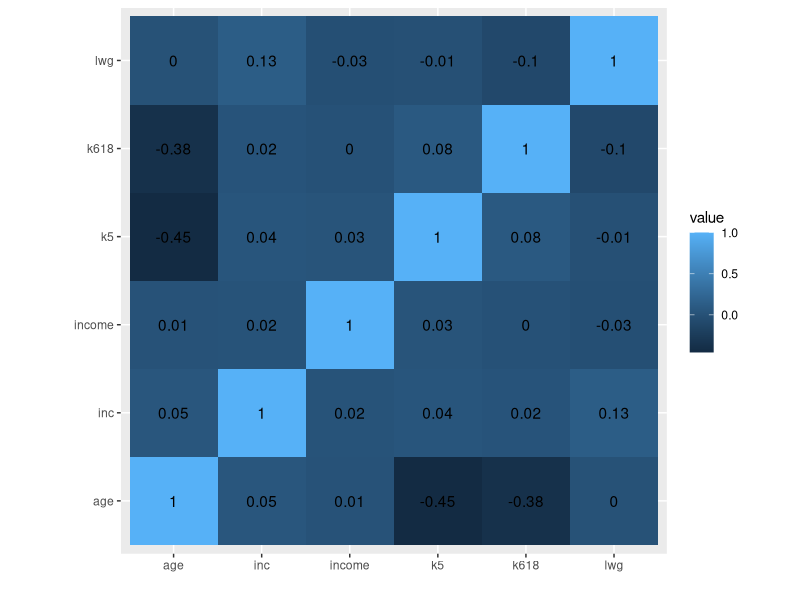
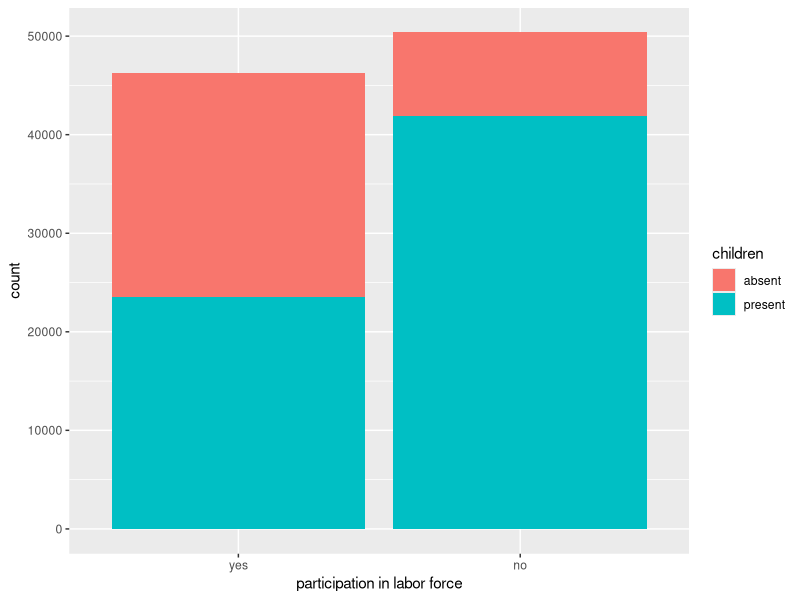
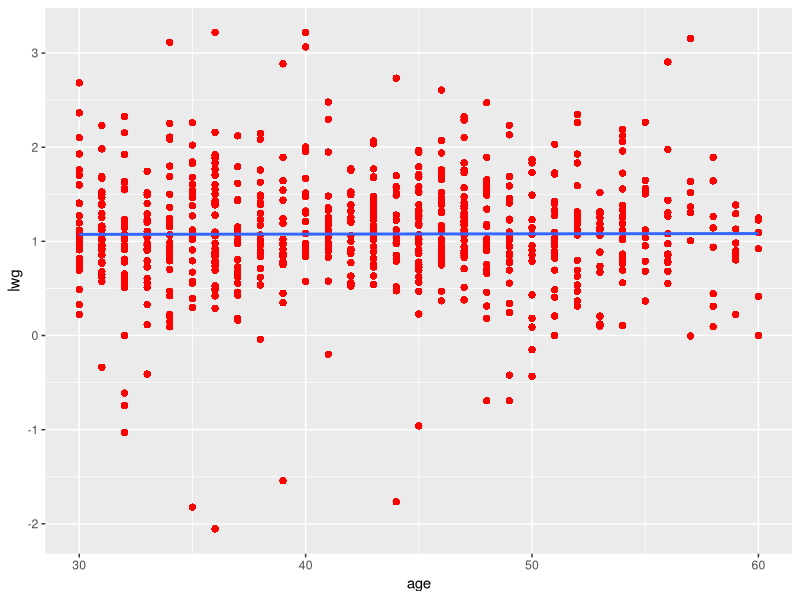
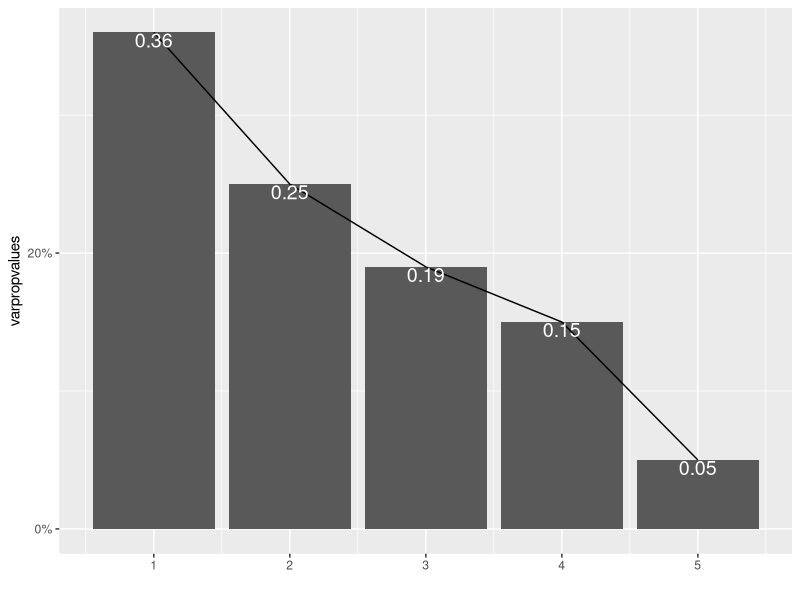
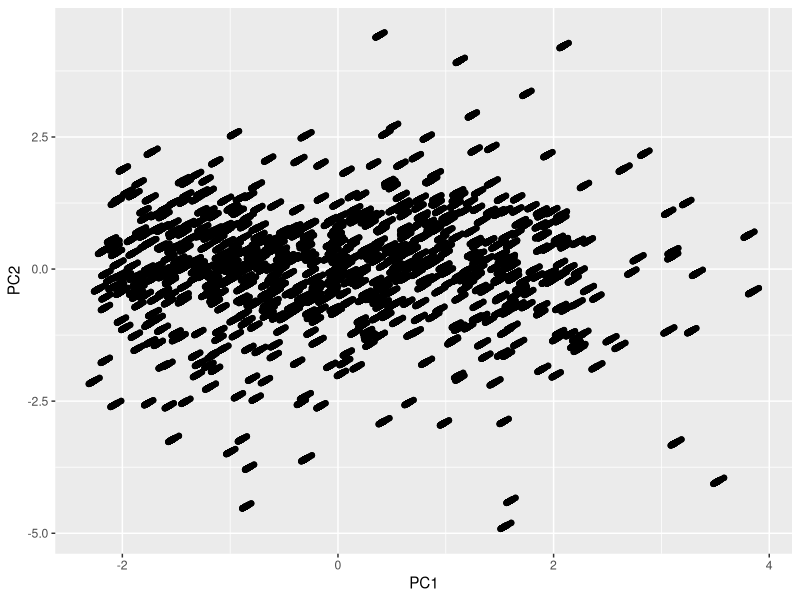

Source code (R) for these figures, in order:
## ---- chunk 1
knitr::opts_chunk$set(echo = TRUE, eval = TRUE, fig.align = "center", warning = F, message = F,
tidy=TRUE, tidy.opts=list(width.cutoff=60), R.options=list(max.print=100))
## ---- chunk 2
library(tidyverse)
library(dplyr)
library(carData)
head(Mroz)
head(Womenlf)
Womenlf <- Womenlf %>% rename(c("income"="hincome","particip"="partic"))
Mroz <- Mroz %>% rename(c("particip"="lfp"))
Womenlf <- Womenlf %>% mutate(particip=recode(particip,`not.work`="no",`fulltime`="yes",'parttime'="yes"))
joindata <- left_join(Womenlf,Mroz)

## ---- chunk 3
joindata %>% na.omit %>% filter(children == "present") %>% arrange(income) %>% head
joindata %>% na.omit %>% select(particip,income) %>% arrange(desc(income)) %>% head
joindata %>% filter(children == "absent") %>% summarize(mean(income)) %>% head
joindata %>% filter(children == "present") %>% summarize(mean(income)) %>% head

joindata %>% na.omit %>% summarize(sd(income)) 
joindata %>% na.omit %>% summarize(mean(k5)) 
joindata %>% na.omit %>% summarize(min(k618)) 
joindata %>% na.omit %>% summarize(max(age)) 
joindata %>% na.omit %>% summarize(n_distinct(lwg)) 

joindata %>% na.omit %>% group_by(particip) %>% summarize(mean(income)) 
joindata %>% na.omit %>% group_by(region,particip) %>% summarize(sd(k5)) 
joindata %>% na.omit %>% group_by(children) %>% summarize(max(k618)) 
joindata %>% na.omit %>% group_by(particip) %>% summarize(n_distinct(age)) 
joindata %>% na.omit %>% group_by(region) %>% summarize(max(lwg))


## ---- chunk 4
joindata_onlynum <- joindata %>% na.omit %>% select_if(is.numeric)
eigen(cor(joindata_onlynum))

## ---- chunk 5
library(ggplot2)
joindata %>% na.omit %>% select_if(is.numeric) %>% cor %>% as.data.frame %>% rownames_to_column %>% pivot_longer(-1) %>% ggplot(aes(rowname,name,fill=value,stat="summary"))+geom_tile()+ geom_text(aes(label=round(value,2)))+ xlab("")+ylab("")+coord_fixed()

joindata %>% ggplot(aes(x=particip,fill=children,stat="summary"))+geom_bar()  + xlab("participation in labor force")

joindata %>% ggplot(aes(x=age,y=lwg)) + theme(legend.position = "none")+ geom_point(color="red") + geom_smooth(method="lm")
## ---- chunk 6
##Princomp
joindata_nums<-joindata %>% select_if(is.numeric) %>% scale
rownames(joindata_nums)<-joindata$region
joindata_pca<-princomp(na.omit(joindata_nums), cor = TRUE)
names(joindata_pca)
summary(joindata_pca, loadings=T)

## ---- chunk 7
eigval<-joindata_pca$sdev^2 
varprop=round(eigval/sum(eigval), 2)
varprop
varpropvalues <- c(0.36,0.25,0.19,0.15,0.05)

library(ggplot2)
ggplot() + geom_bar(aes(y=varpropvalues,x=1:5),stat="identity") + xlab("") + geom_path(aes(y=varpropvalues, x=1:5)) + geom_text(aes(x=1:5, y=varpropvalues, label=round(varpropvalues, 2)), vjust=1, col="white", size=5) + scale_y_continuous(breaks=seq(0, .6, .2), labels = scales::percent) + scale_x_continuous(breaks=1:10)

round(cumsum(eigval)/sum(eigval), 2) 
eigval
summary(joindata_pca, loadings=T)
joindatadf<-data.frame(PC1=joindata_pca$scores[, 1], PC2=joindata_pca$scores[, 2])
ggplot(joindatadf, aes(PC1, PC2)) + geom_point()

